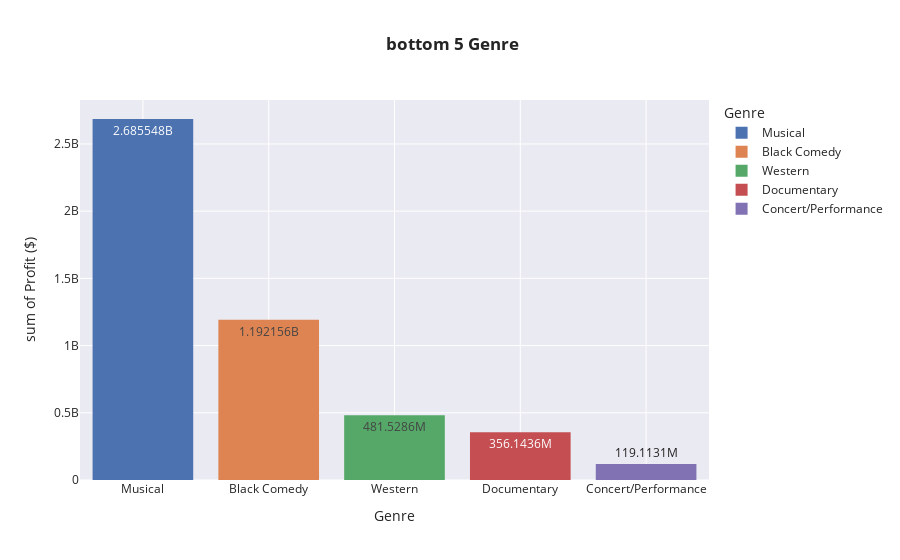

Notebook source saved alongside this figure:
### Code cell
px.histogram(Top_5[-5:], x="Genre", y="Profit ($)", template="seaborn", color="Genre",text_auto=True,
            title="<b> bottom 5 Genre")

### Figure 1 — Plotly figure (JSON) as saved in the notebook; plotly's stock layout.template omitted (floating-point values rounded to 4 significant figures)
{"data": [{"alignmentgroup": "True", "bingroup": "x", "histfunc": "sum", "hovertemplate": "Genre=%{x}<br>sum of Profit ($)=%{y}<extra></extra>", "legendgroup": "Musical", "marker": {"color": "rgb(76,114,176)", "pattern": {"shape": ""}}, "name": "Musical", "offsetgroup": "Musical", "orientation": "v", "showlegend": true, "texttemplate": "%{value}", "type": "histogram", "x": ["Musical"], "xaxis": "x", "y": [2685547930], "yaxis": "y"}, {"alignmentgroup": "True", "bingroup": "x", "histfunc": "sum", "hovertemplate": "Genre=%{x}<br>sum of Profit ($)=%{y}<extra></extra>", "legendgroup": "Black Comedy", "marker": {"color": "rgb(221,132,82)", "pattern": {"shape": ""}}, "name": "Black Comedy", "offsetgroup": "Black Comedy", "orientation": "v", "showlegend": true, "texttemplate": "%{value}", "type": "histogram", "x": ["Black Comedy"], "xaxis": "x", "y": [1192156216], "yaxis": "y"}, {"alignmentgroup": "True", "bingroup": "x", "histfunc": "sum", "hovertemplate": "Genre=%{x}<br>sum of Profit ($)=%{y}<extra></extra>", "legendgroup": "Western", "marker": {"color": "rgb(85,168,104)", "pattern": {"shape": ""}}, "name": "Western", "offsetgroup": "Western", "orientation": "v", "showlegend": true, "texttemplate": "%{value}", "type": "histogram", "x": ["Western"], "xaxis": "x", "y": [481528611], "yaxis": "y"}, {"alignmentgroup": "True", "bingroup": "x", "histfunc": "sum", "hovertemplate": "Genre=%{x}<br>sum of Profit ($)=%{y}<extra></extra>", "legendgroup": "Documentary", "marker": {"color": "rgb(196,78,82)", "pattern": {"shape": ""}}, "name": "Documentary", "offsetgroup": "Documentary", "orientation": "v", "showlegend": true, "texttemplate": "%{value}", "type": "histogram", "x": ["Documentary"], "xaxis": "x", "y": [356143632], "yaxis": "y"}, {"alignmentgroup": "True", "bingroup": "x", "histfunc": "sum", "hovertemplate": "Genre=%{x}<br>sum of Profit ($)=%{y}<extra></extra>", "legendgroup": "Concert/Performance", "marker": {"color": "rgb(129,114,179)", "pattern": {"shape": ""}}, "name": "Concert/Performance", "offsetgroup": "Concert/Performance", "orientation": "v", "showlegend": true, "texttemplate": "%{value}", "type": "histogram", "x": ["Concert/Performance"], "xaxis": "x", "y": [119113089], "yaxis": "y"}], "layout": {"barmode": "relative", "legend": {"title": {"text": "Genre"}, "tracegroupgap": 0}, "title": {"text": "<b> bottom 5 Genre"}, "xaxis": {"anchor": "y", "categoryarray": ["Musical", "Black Comedy", "Western", "Documentary", "Concert/Performance"], "categoryorder": "array", "domain": [0, 1], "title": {"text": "Genre"}}, "yaxis": {"anchor": "x", "domain": [0, 1], "title": {"text": "sum of Profit ($)"}}}}
